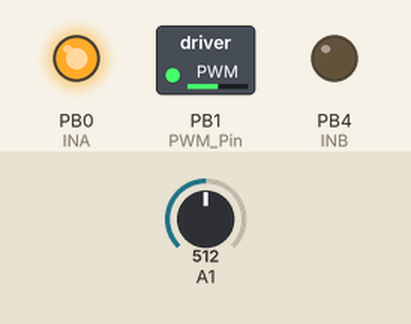
The sketch below on a simulated ATtiny85, built with avr-gcc and run on an emulated ATtiny85. Parts: switched loads named in the sketch (green lamp = pin HIGH), output pins drawn as LEDs (lit = HIGH). The test bench sets the inputs (shaded band); at power-on: A1 = 512.

Above: at 1.2 s.
1.3 s: A1 set to 716
At 2.5 s:
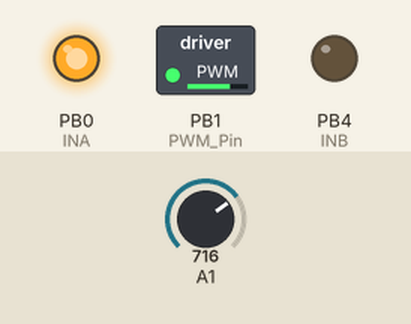
2.8 s: A1 set to 900
At 3.8 s:
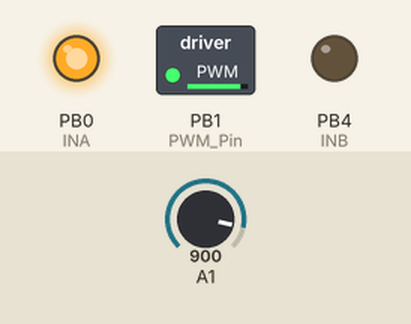
4.3 s: A1 set to 122
At 4.9 s:
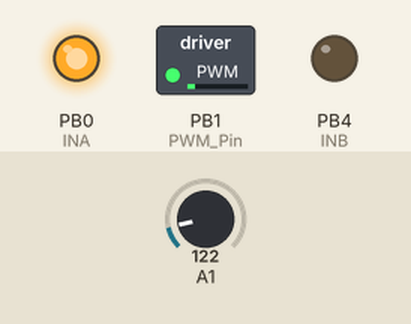
5.8 s: A1 set to 0
At 7.2 s:
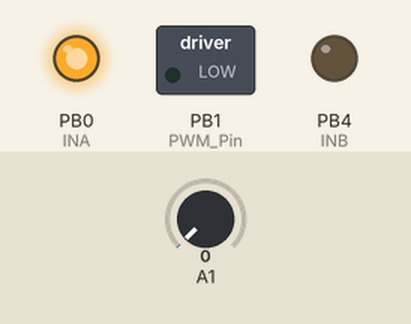
Timing chart, 0 to 8.3 s (numbered marks = the images above; inputs shaded):
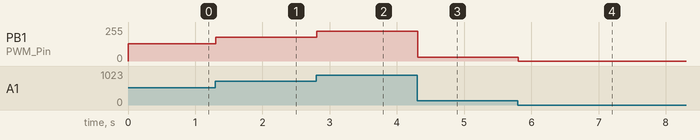

Measured:
- after the input at 1.3 s, PB1 (PWM_Pin): 128/255 → 179/255 at once
- after the input at 2.8 s, PB1 (PWM_Pin): 179/255 → 225/255 at once
- after the input at 4.3 s, PB1 (PWM_Pin): 225/255 → 30/255 at once
- after the input at 5.8 s, PB1 (PWM_Pin): 30/255 → 0/255 at once

The sketch:

O85_BB_VNH3SP30.ino
```cpp
/**********************************************************************************/
/*    Demo Program for:          						  */
/*	  Board: Olimexino-85                 					  */
/*    Manufacture: OLIMEX                                                   	  */
/*	  COPYRIGHT (C) 2013							  */
/*    Designed by: Engineer Penko T. Bozhkov                                      */
/*    Revision       :  1.0.0 (initial)                                           */
/*    Date           :  31.10.2013                                                */
/*   Built with Arduino C/C++ Compiler, version: 1.0.4                            */
/**********************************************************************************/
/*
  Action:
  =======
  Reads the voltage peresent at Analog 1(digital pin #2) and sets the PWM_Pin value, i.e. pin #1, according to it.
  Thus regulates the speed of rotation at the DC motor connected to the BB-VNH3SP30.
  The PWM signal is with frequency approximately 250Hz
  This example requires a trimmer with approximately value of 10k that must be connected as shown to the bottom schematic.
  Note:
  You can read an analog voltage from digital #2 (called Analog 1), digital #3 (called Analog 3) and digital #4 (called Analog 2)
  For example, to read an analog voltage on pin #2, you would call analogRead(1) to read an analog voltage on pin #4 call analogRead(2)
  This is a bit confusing because the analog pins are numbered differently than the digital pins!

  Simple Schematic:
  =================
                                     |----------------------------------------------------------------------------------|           -----------|
  |---------------------------|      |    |-----------------------------|                                               |           |          |
  |                    |  #0  |------|--->| CTRL<5>, INA                |                                               |           |          |
  |                    |  #1  |------|--->| CTRL<6>, PWM   PWR<2>, GND  |<----- GND   from External power supply        |           |VCC       |
  |                    |  #2  |<-----|    |                PWR<1>, VIN  |<----- 5.5-36VDC from External power supply    |     ------o------    |
  |    OLIMEXINO-85    |  #3  |           |        BB-VNH3SP30          |           The DC Motor's power supply!!!!     |--->| Trimmer 10k |   |
  |                    |  #4  |---------->| CTRL<4>, INB                |                                                     ------o------    |
  |                    | #RST |           |                MT<2>, OUTA  |-----> To the DC Motor                                     |GND       |
  |                    | GND  |------o--->| CTRL<3>, GND   MT<1>, OUTB  |-----> To the DC Motor                                     |          |
  |                    | VCC  |---o--|--->| CTRL<2>, VCC                |                                                           |          |
  |---------------------------|   |  |    |-----------------------------|                                                           |          |
                                  |  |----------------------------------------------------------------------------------------------|          |
                                  |------------------------------------------------------------------------------------------------------------|

  To upload to your Olimexino-85:
  1) Select the proper board from the Tools->Board Menu->Digispark 8mhz - NO USB(Tiny Core)
  2) Select Digispark from the Tools->Programmer
  3) Press the Upload button
  4) When you see the message: "Plug in device now... (will timeout in 60 seconds)", Plug in the Olimexino-85
*/

#define  PWM_Pin          1
#define  INA              0
#define  INB              4
#define  Trimmer          1    // Analog pin 1(digital pin #2)
#define  Delay_time_ms    10

int ADC_Value = 0;

// The setup routine is executed once when you power-on the board or press the RST button later
void setup() {

  pinMode(PWM_Pin, OUTPUT);
  pinMode(INA, OUTPUT);
  pinMode(INB, OUTPUT);

  digitalWrite(PWM_Pin, LOW);
  // Set direction of rotation -> Clockwise
  digitalWrite(INA, HIGH);
  digitalWrite(INB, LOW);
  // Set direction of rotation -> Counterclockwise
  //digitalWrite(INA, LOW);
  //digitalWrite(INB, HIGH);

}

// The loop routine runs over and over again until power-off the board or interrupt occure:
void loop() {

  ADC_Value = analogRead(Trimmer);        // read the input pin. The value is 0..1023
  analogWrite(PWM_Pin, (ADC_Value/4));    // PWM_Pin from 0 to 255 (max)
  delay(Delay_time_ms);

}
```
